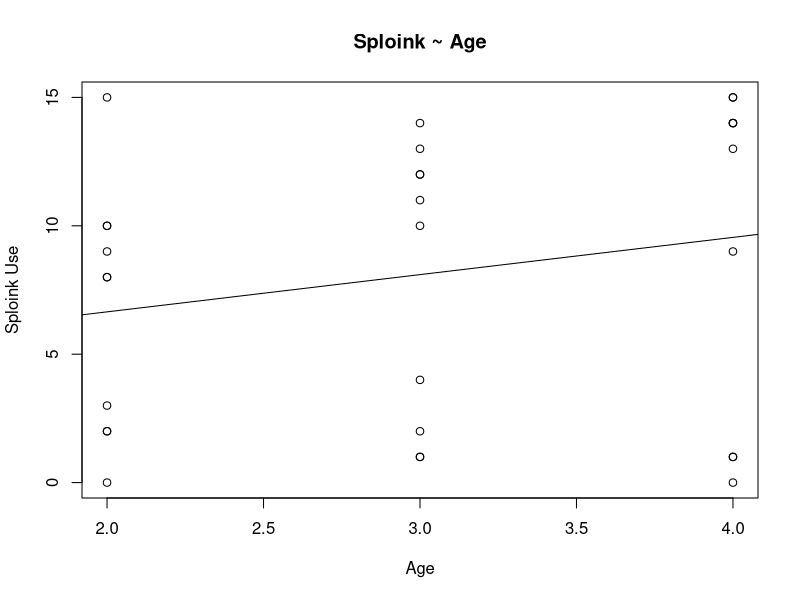
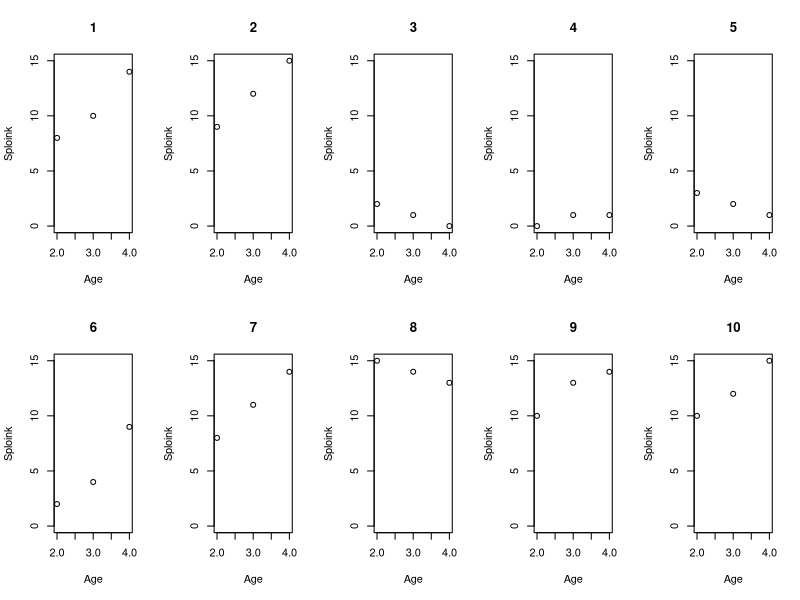
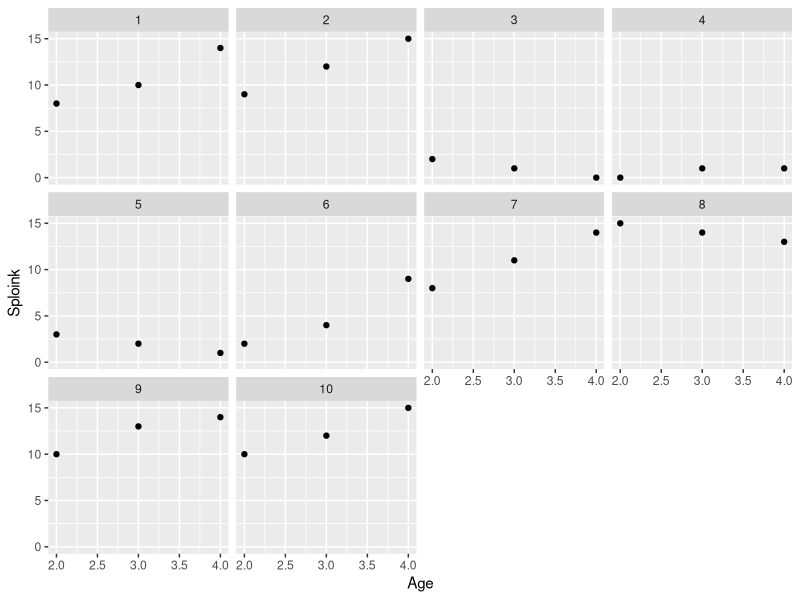

The R source for these figures, in order:
# 記得先設定工作目錄

# 練習一
# 讀取資料
sdat = read.delim("sploink.txt")
# 產生散佈圖，設定主標題與軸標題
plot(Sploink ~ Age, data = sdat, main = "Sploink ~ Age",
     xlab = "Age", ylab = "Sploink Use")
# 以lm()簡單線性迴歸產生以年齡解釋Sploink使用的模型
# 再以abline()將模型的最佳配適線加到散佈圖上
abline(lm(Sploink ~ Age, data = sdat))

# 檢視線性迴歸檢定報告
sdat.lm = lm(Sploink ~ Age, data = sdat)
summary(sdat.lm)

# 產生每個火星人孩童的資料
# 以內建函數產生網格圖
par(mfrow = c(2, 5))		# 總共有10位孩童，所以產生一個2×5的排版
rangey = range(sdat$Sploink)	# 取得Sploink指數的最小與最大值做為Y軸範圍
for(i in 1:10) {			# 進行10次重覆繪製散佈圖的迴圈
 	sdat.i = subset(sdat, Child == i)	# 取出每位孩童的資料子集合
  # 產生每位孩童Sploink使用與年齡的散佈圖，以rangey為Y軸範圍，i為主標題
 	plot(Sploink ~ Age, data = sdat.i, ylim = rangey, main = i)
}
# 以ggplot2產生的方式
library(ggplot2)
# 直接以最方便的qplot()函數產生，前兩個參數分別為X軸與Y軸變量，並設定「facets」
# 參數為「~ Child」語法，代表所有資料以Child裡的數值分組
qplot(Age, Sploink, data = sdat, facets = ~ Child)

# 練習二
# 以unique()取得所有Child欄位獨特的值，再以length()計算獨特值的向量長度，就是
# 孩童的數量了
n = length(unique(sdat$Child))  
# 以numeric(n)建立一個空的數值向量，長度等同於n。一個用來儲存截距係數，另一個
# 用來儲存自變量係數
b0 = numeric(n) 
b1 = numeric(n) 
# 進行n次迴圈
for (i in 1:n) { 
  sdat.i = subset(sdat, Child == i)       # 先取出子集合
  lm.i = lm(Sploink ~ Age, data = sdat.i) # 以子集合進行線性迴歸分析
  coefs = coef(lm.i)                      # 以coef()函數取出所有係數
  b0[i] = coefs["(Intercept)"]            # 取出截距係數，放入b0的第i個位置 
  b1[i] = coefs["Age"]                    # 取出自變量係數，放入b1的第i個位置 
} 
t.test(b0)  # 所有截距的單一樣本t檢定
t.test(b1)  # 所有自變量係數的單一樣本t檢定